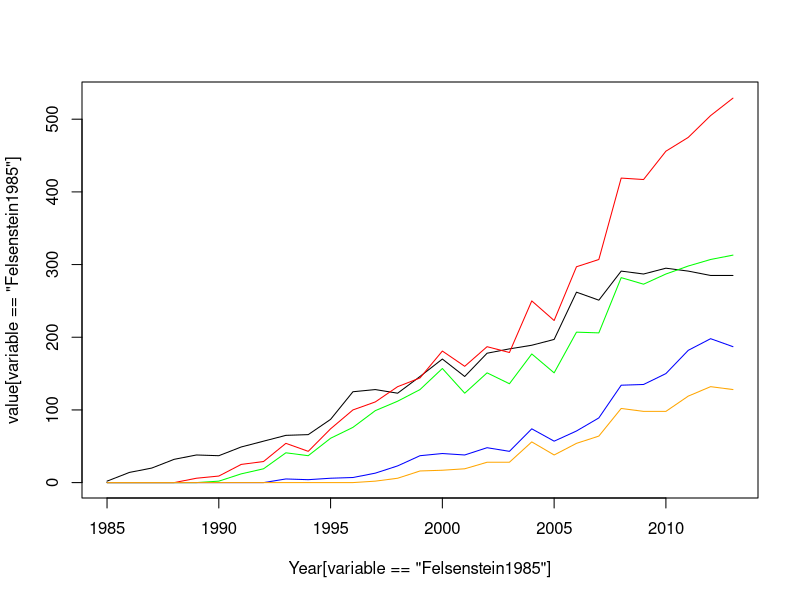

The R source for this figure:
library(ggplot2)
library(reshape)

ds <- read.csv("CitesThruTime.csv")
type <- read.csv("PaperContents.csv")

# Reshape the data so it's in long format
data_long <- melt(ds, id = "Year")

# Merge in data explaining what each paper contains
ds.all <- merge(data_long, type, by.x = "variable", by.y = "Paper")

# Remove Felsenstein 1985 & Harvey&Pagel 1991
ds.all <- subset(ds.all, variable != "Felsenstein1985"
	& variable != "HarveyPagel1991")

# Summarise citations for each type of assumption
dsBrownian <- with(ds.all[which(ds.all$Brownian == "Yes"), ], 
	               aggregate(value, by = list(Year), 
	               	         FUN = sum, na.rm = TRUE))

dsBrownianTest <- with(ds.all[which(ds.all$BrownianTest == "Yes"), ], 
	               aggregate(value, by = list(Year), 
	               	         FUN = sum, na.rm = TRUE))

dsTree <- with(ds.all[which(ds.all$Tree == "Yes"), ], 
	               aggregate(value, by = list(Year), 
	               	         FUN = sum, na.rm = TRUE))

dsTreeTest <- with(ds.all[which(ds.all$TreeTest == "Yes"), ], 
	               aggregate(value, by = list(Year), 
	               	         FUN = sum, na.rm = TRUE))

# Simple plot

# Plot Felsenstein1985 citations
plot(value[variable == "Felsenstein1985"] ~ 
     Year[variable == "Felsenstein1985"], 
     data = data_long, type = "l", ylim = c(0,530))

# Add lines for papers mentioning various assumptions
points(x ~ Group.1, data = dsBrownian, col = "red", type = "l")
points(x ~ Group.1, data = dsBrownianTest, col = "green", type = "l")
points(x ~ Group.1, data = dsTree, col = "blue", type = "l")
points(x ~ Group.1, data = dsTreeTest, col = "orange", type = "l")

# dev.off()
